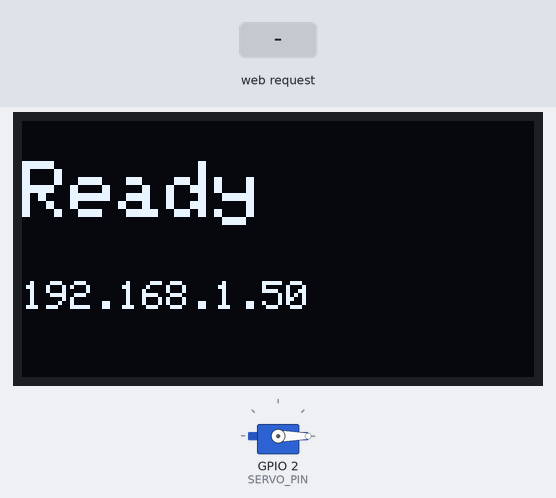
A sketch run on a simulated ESP32-C6. On the bench: 128×64 one-colour display, servo. The inputs (shaded band) are chosen by the test bench. WiFi joins after 1.5 s; servers stay silent unless stated; what the sketch prints to the serial monitor is not drawn.

Above: at 2.1 s.
At 4.7 s:
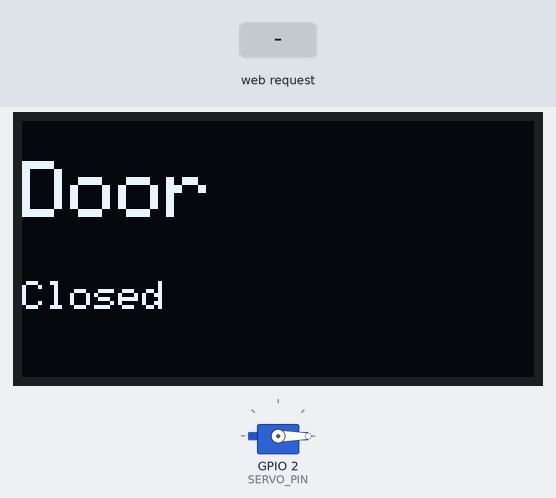
4.8 s: HTTP request GET /door?state=open received
At 6.0 s:
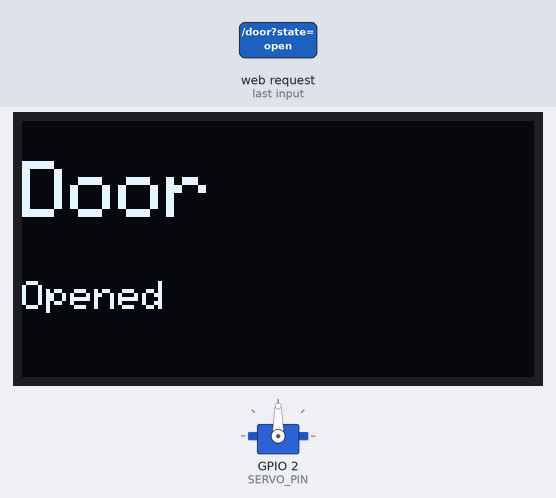
6.3 s: HTTP request GET /door?state=close received
At 7.3 s:
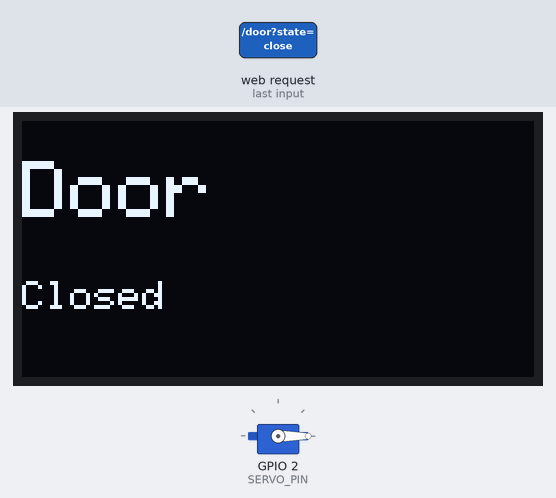
Timing chart, 0 to 9.3 s (numbered marks = the images above; inputs shaded):
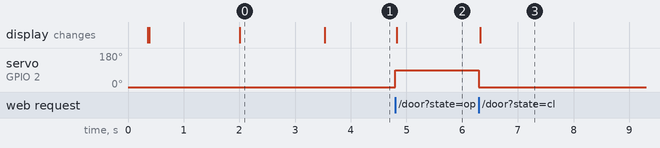

The sketch:

Arduino_IDE.ino
```cpp
/*
  Gesture Controlled Door - ESP32-C6 side
  --------------------------------------
  Receives HTTP commands from a browser page running MediaPipe hand-gesture
  detection, and:
    - moves a servo (mimicking a door opening/closing)
    - shows status ("Door Opened" / "Door Closed") on an SSD1306 OLED

  LIBRARIES TO INSTALL (Arduino IDE -> Library Manager):
    - ESP32Servo        by Kevin Harrington / John K. Bennett
    - Adafruit SSD1306
    - Adafruit GFX Library

  BOARD:
    Tools > Board > ESP32 Arduino > "ESP32C6 Dev Module"

  WIRING (change pin numbers below if your board differs):
    Servo signal  -> GPIO 2   (servo VCC -> 5V, GND -> GND. Use external
                                5V supply if your servo draws more current
                                than the board's 3.3V/5V pin can give)
    OLED SDA      -> GPIO 6
    OLED SCL      -> GPIO 7
    OLED VCC      -> 3.3V
    OLED GND      -> GND

    NOTE: GPIO8 and GPIO9 are strapping pins on the ESP32-C6 (used to
    select boot mode). Do NOT wire the OLED to those pins - an I2C
    device's pull-ups there can prevent the board from booting normally.
    GPIO6/7 are safe general-purpose pins.
*/

#include <WiFi.h>
#include <WebServer.h>
#include <ESP32Servo.h>
#include <Wire.h>
#include <Adafruit_GFX.h>
#include <Adafruit_SSD1306.h>

// ---------- USER CONFIG ----------
const char* WIFI_SSID     = "WIFI-SSID";
const char* WIFI_PASSWORD = "WIFI-PASSWORD";

#define SERVO_PIN     2
#define OLED_SDA_PIN  6
#define OLED_SCL_PIN  7
#define SCREEN_WIDTH  128
#define SCREEN_HEIGHT 64
#define OLED_RESET    -1
#define OLED_ADDR     0x3D   // most SSD1306 boards use 0x3C (some use 0x3D)

const int DOOR_OPEN_ANGLE   = 90;
const int DOOR_CLOSED_ANGLE = 0;
// ----------------------------------

WebServer server(80);
Servo doorServo;
Adafruit_SSD1306 display(SCREEN_WIDTH, SCREEN_HEIGHT, &Wire, OLED_RESET);

bool doorOpen = false;

void showStatus(const String &line1, const String &line2) {
  display.clearDisplay();
  display.setTextSize(2);
  display.setTextColor(SSD1306_WHITE);
  display.setCursor(0, 10);
  display.println(line1);
  display.setTextSize(1);
  display.setCursor(0, 40);
  display.println(line2);
  display.display();
}

void openDoor() {
  doorServo.write(DOOR_OPEN_ANGLE);
  doorOpen = true;
  showStatus("Door", "Opened");
  Serial.println("[DOOR] Opened");
}

void closeDoor() {
  doorServo.write(DOOR_CLOSED_ANGLE);
  doorOpen = false;
  showStatus("Door", "Closed");
  Serial.println("[DOOR] Closed");
}

// GET /door?state=open   or   GET /door?state=close
void handleDoor() {
  server.sendHeader("Access-Control-Allow-Origin", "*"); // allow browser JS to call this
  if (!server.hasArg("state")) {
    server.send(400, "text/plain", "missing 'state' param");
    return;
  }
  String state = server.arg("state");
  if (state == "open") {
    openDoor();
    server.send(200, "text/plain", "door opened");
  } else if (state == "close") {
    closeDoor();
    server.send(200, "text/plain", "door closed");
  } else {
    server.send(400, "text/plain", "state must be 'open' or 'close'");
  }
}

void handleStatus() {
  server.sendHeader("Access-Control-Allow-Origin", "*"); // allow browser JS to call this
  server.send(200, "application/json",
              String("{\"door\":\"") + (doorOpen ? "open" : "closed") + "\"}");
}

void setup() {
  Serial.begin(115200);
  delay(300);

  // --- OLED init ---
  Wire.begin(OLED_SDA_PIN, OLED_SCL_PIN);
  if (!display.begin(SSD1306_SWITCHCAPVCC, OLED_ADDR)) {
    Serial.println("SSD1306 allocation failed - check wiring/address");
  }
  display.setRotation(0);
  showStatus("Booting", "Connecting WiFi...");

  // --- Servo init ---
  ESP32PWM::allocateTimer(0);
  doorServo.setPeriodHertz(50);
  doorServo.attach(SERVO_PIN, 500, 2400);
  closeDoor(); // start closed

  // --- WiFi init ---
  WiFi.mode(WIFI_STA);
  WiFi.begin(WIFI_SSID, WIFI_PASSWORD);
  Serial.print("Connecting to WiFi");
  while (WiFi.status() != WL_CONNECTED) {
    delay(400);
    Serial.print(".");
  }
  Serial.println();
  Serial.print("Connected! IP address: ");
  Serial.println(WiFi.localIP());

  showStatus("Ready", WiFi.localIP().toString());
  delay(1500);
  closeDoor();

  // --- Web server routes ---
  server.on("/door", handleDoor);
  server.on("/status", handleStatus);
  server.begin();
  Serial.println("HTTP server started");
  Serial.println("Use this IP in gesture_detector.html -> ESP32-C6 IP address box");
}

void loop() {
  server.handleClient();
}
```

Measured:
- after the input at 4.8 s, servo on GPIO 2 (SERVO_PIN): 0° → 90° at once; the display: changes at once (image 2)
- after the input at 6.3 s, servo on GPIO 2 (SERVO_PIN): 90° → 0° at once; the display: changes at once (image 3)
- what the display in image 0 shows lasts 1.5 s, from 2.0 s to 3.5 s
